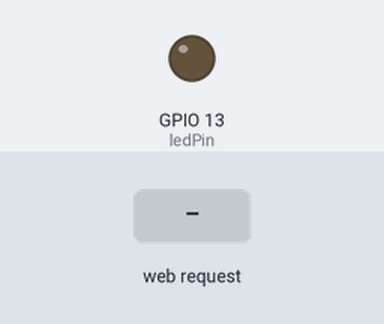
A sketch run on a simulated ESP32. On the bench: output pins drawn as LEDs (lit = HIGH). The inputs (shaded band) are chosen by the test bench. WiFi joins after 1.5 s; servers stay silent unless stated; what the sketch prints to the serial monitor is not drawn.

Above: at 2.7 s.
2.8 s: HTTP request GET /on received
At 4.0 s:
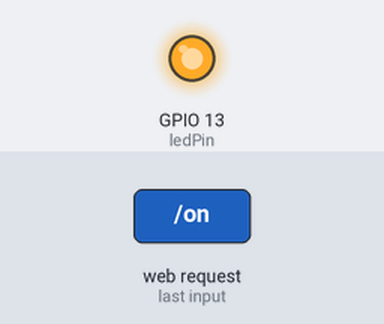
4.3 s: HTTP request GET /off received
At 5.2 s:
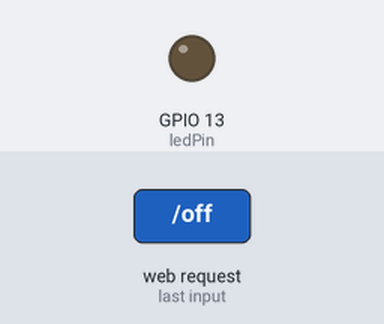
Timing chart, 0 to 7.3 s (numbered marks = the images above; inputs shaded):
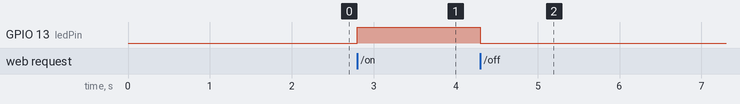

Measured:
- after the input at 2.8 s, GPIO 13 (ledPin): LOW → HIGH at once
- after the input at 4.3 s, GPIO 13 (ledPin): HIGH → LOW at once

The sketch:

remote_board_led.ino
```cpp
#include <WiFi.h>
#include <WebServer.h>

const char* ssid = "Telezer_J";
const char* password = "Telezer12";

WebServer server(80);

const int ledPin = 13;

void ledOn() {
  digitalWrite(ledPin, HIGH);
  server.send(200, "text/plain", "LED ON");
}

void ledOff() {
  digitalWrite(ledPin, LOW);
  server.send(200, "text/plain", "LED OFF");
}

void setup() {
  Serial.begin(115200);

  pinMode(ledPin, OUTPUT);
  digitalWrite(ledPin, LOW);

  WiFi.begin(ssid, password);

  while (WiFi.status() != WL_CONNECTED) {
    delay(500);
    Serial.print(".");
  }

  Serial.println();
  Serial.print("Board1 IP: ");
  Serial.println(WiFi.localIP());

  server.on("/on", ledOn);
  server.on("/off", ledOff);

  server.begin();
}

void loop() {
  server.handleClient();
}
```
